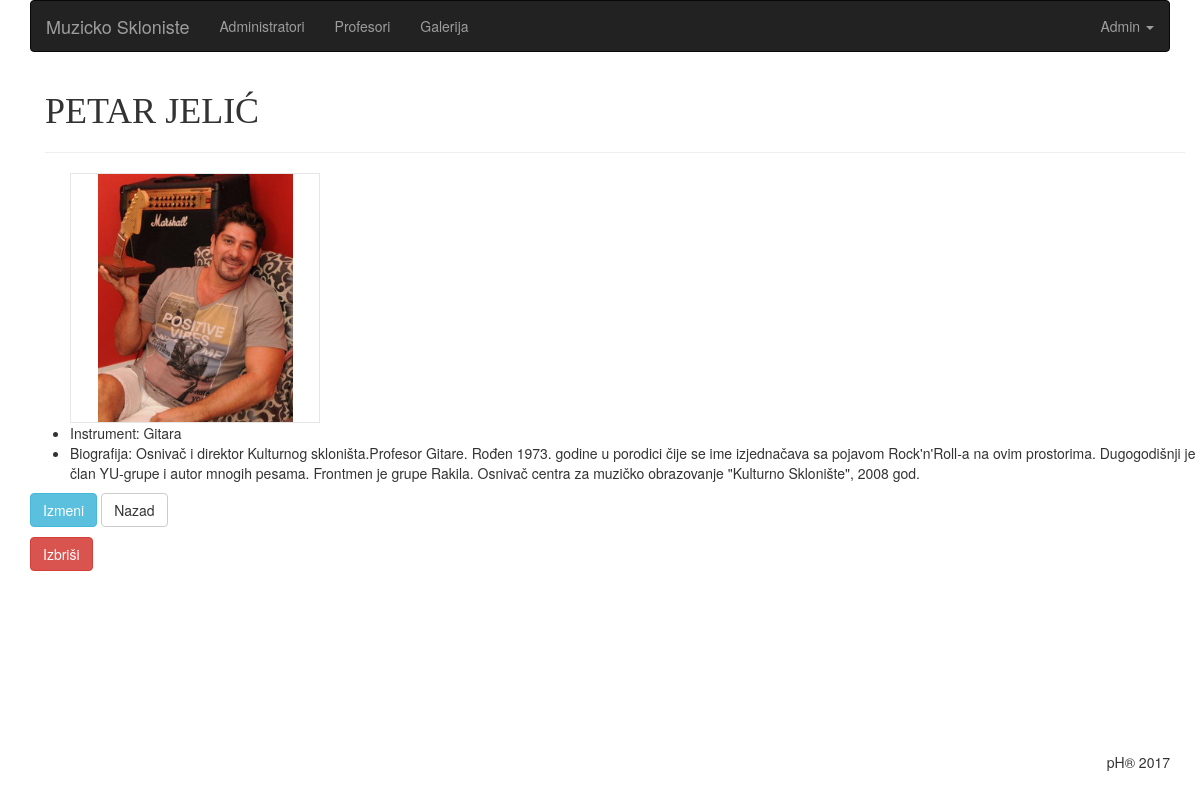
The page /php/views/profesori/show.php?id=126 (signed in) on the database its author committed.
### tables this page shows
CREATE TABLE profesori(id INTEGER PRIMARY KEY AUTOINCREMENT, name TEXT NOT NULL, surname TEXT NOT NULL, bio TEXT, instrument TEXT, img text(10));

### php/app/database/QueryBuilder.php (called while the page is built, shortened)
<?php
class QueryBuilder
{
	public function show($table, $id)
	{
		$db = new SQLite3('../../../skloniste.db');
		$stmt = $db->query("SELECT * FROM '$table' WHERE id ='$id'");
		while($result = $stmt->fetchArray(SQLITE3_ASSOC)):
			$r[] = $result;
		endwhile;
		return isset($r) ? $r : null;
	}
}

### php/views/profesori/show.php (the view, shortened to what this page needs)
<?php
require 'prof.header.php';
$id = $_GET['id'];
$query = $app['database'];
$user = $query->show('profesori', $id);
?>
<section class="main">
	<div class="container">
		<h1 style="font-family: Impact"><?= $user[0]['name']. ' ' .$user[0]['surname']; ?></h1>
		<hr>
		<div class="row">
			<ul>
				<div class="bounding-box" style="background-image:url('../assets/images/<?= $user[0]['img'];?>')"></div>
				<li>Instrument: <?= $user[0]['instrument']; ?></li>
				<li>Biografija: <?= $user[0]['bio']; ?></li>
			</ul>
			<p>
				<a href="edit.php?id=<?= $_POST['id'] = $id; ?>" class="btn btn-info">Izmeni</a>
				<a href="index.php" class="btn btn-default">Nazad</a>
				<form method="POST" action="delete.php?id=<?= $_POST['id'] = $id; ?>">
					<button type="submit" class="btn btn-danger" onclick="return confirm('Da li ste sigurni?')">Izbriši</button>
				</form>
			</p>
		</div>
	</div>
</section>
<?php require '../admin.footer.php'; ?>

### php/views/assets/css/admin.css (style rules this page uses)
h1 { text-transform: uppercase; }
.main { height: 75vh; }
.bounding-box { background-size: contain; background-position: center; background-repeat: no-repeat; height: 250px; width: 250px; border: 1px solid #e6e6e6; }

### rows shown on the page
profesori: name "PETAR", surname "JELIĆ", img (picture), instrument "Gitara", bio "Osnivač i direktor Kulturnog skloništa.Profesor Gitare. Rođen 1973. godine u porodici čije se ime izjednačava sa pojavom Rock'n'Roll-a na ovim prostorima. Dugogodišnji je član YU-grupe i autor mnogih pesama. Frontmen je grupe Rakila. Osnivač centra za muzičko obrazovanje \"Kulturno Sklonište\", 2008 god."
